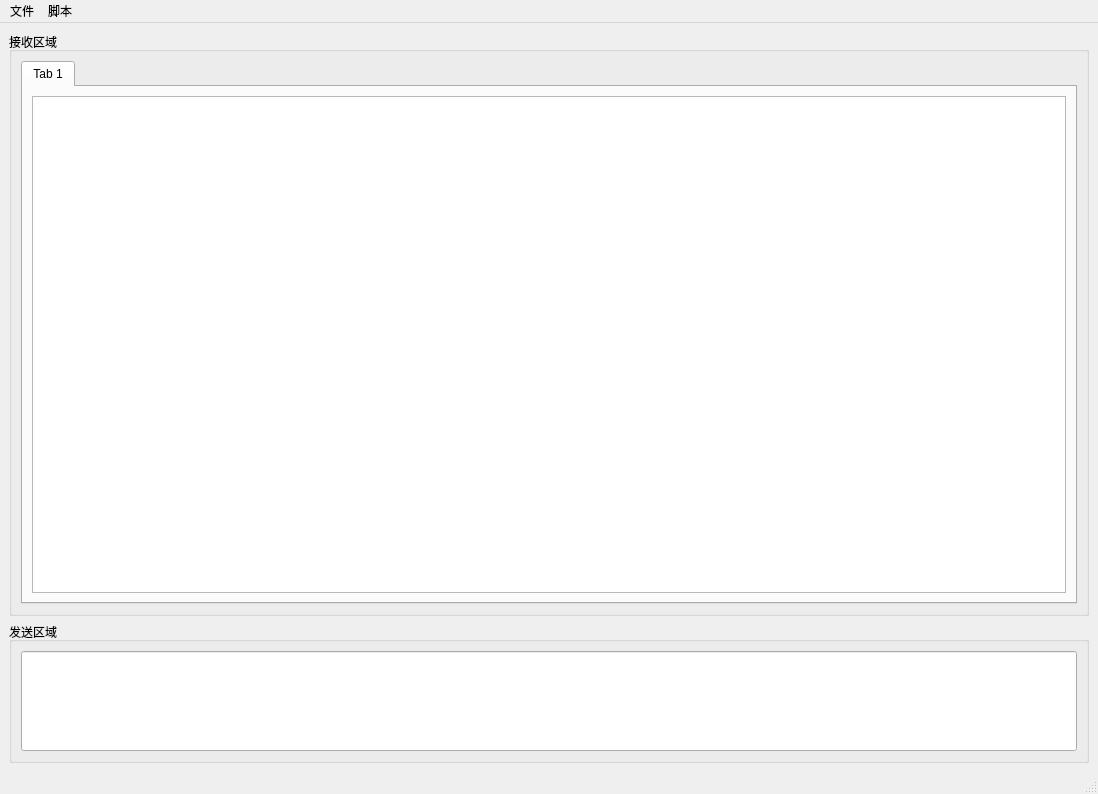
<?xml version="1.0" encoding="UTF-8"?>
<ui version="4.0">
 <class>MainWindow</class>
 <widget class="QMainWindow" name="MainWindow">
  <property name="geometry">
   <rect>
    <x>0</x>
    <y>0</y>
    <width>1098</width>
    <height>794</height>
   </rect>
  </property>
  <property name="windowTitle">
   <string>MainWindow</string>
  </property>
  <widget class="QWidget" name="centralwidget">
   <layout class="QGridLayout" name="gridLayout">
    <item row="1" column="0">
     <widget class="QGroupBox" name="groupBox_2">
      <property name="maximumSize">
       <size>
        <width>16777215</width>
        <height>150</height>
       </size>
      </property>
      <property name="title">
       <string>发送区域</string>
      </property>
      <layout class="QGridLayout" name="gridLayout_3">
       <item row="0" column="0">
        <widget class="QLineEdit" name="lineEditSendAera">
         <property name="minimumSize">
          <size>
           <width>0</width>
           <height>100</height>
          </size>
         </property>
         <property name="maximumSize">
          <size>
           <width>16777215</width>
           <height>100</height>
          </size>
         </property>
        </widget>
       </item>
      </layout>
     </widget>
    </item>
    <item row="0" column="0">
     <widget class="QGroupBox" name="groupBox">
      <property name="title">
       <string>接收区域</string>
      </property>
      <layout class="QGridLayout" name="gridLayout_2">
       <item row="1" column="0">
        <widget class="QTabWidget" name="tabWidget">
         <property name="currentIndex">
          <number>0</number>
         </property>
         <widget class="QWidget" name="tab">
          <attribute name="title">
           <string>Tab 1</string>
          </attribute>
          <layout class="QGridLayout" name="gridLayout_4">
           <item row="0" column="0">
            <widget class="QTextEdit" name="textEditRevAera">
             <property name="enabled">
              <bool>true</bool>
             </property>
             <property name="mouseTracking">
              <bool>false</bool>
             </property>
             <property name="focusPolicy">
              <enum>Qt::StrongFocus</enum>
             </property>
             <property name="frameShape">
              <enum>QFrame::StyledPanel</enum>
             </property>
            </widget>
           </item>
          </layout>
         </widget>
        </widget>
       </item>
      </layout>
     </widget>
    </item>
   </layout>
  </widget>
  <widget class="QMenuBar" name="menubar">
   <property name="geometry">
    <rect>
     <x>0</x>
     <y>0</y>
     <width>1098</width>
     <height>26</height>
    </rect>
   </property>
   <widget class="QMenu" name="menu">
    <property name="title">
     <string>文件</string>
    </property>
    <addaction name="action"/>
    <addaction name="action_savelog"/>
   </widget>
   <widget class="QMenu" name="menu_2">
    <property name="title">
     <string>脚本</string>
    </property>
    <addaction name="action_runscript"/>
    <addaction name="action_stopscript"/>
   </widget>
   <addaction name="menu"/>
   <addaction name="menu_2"/>
  </widget>
  <widget class="QStatusBar" name="statusbar"/>
  <action name="action">
   <property name="text">
    <string>连接</string>
   </property>
  </action>
  <action name="action_savelog">
   <property name="text">
    <string>保存日志</string>
   </property>
  </action>
  <action name="action_runscript">
   <property name="text">
    <string>执行</string>
   </property>
  </action>
  <action name="action_stopscript">
   <property name="enabled">
    <bool>false</bool>
   </property>
   <property name="text">
    <string>取消</string>
   </property>
  </action>
 </widget>
 <resources/>
 <connections/>
</ui>
